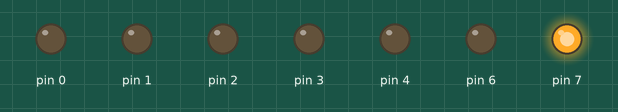
Recording of a sketch running on a simulated Arduino Uno, built with avr-gcc and run on an emulated ATmega328P. On the bench: output pins drawn as LEDs (lit = HIGH). Pins used as bus, display or sensor lines are not drawn.

Above: at 3.2 s.
At 6.2 s:
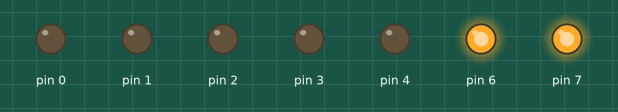
Timing chart, 0 to 11.1 s (numbered marks = the images above):
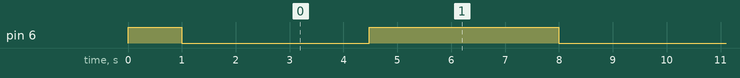

Measured:
- by itself, pin 6: alternates HIGH for 3.5 s and LOW for 3.5 s

The sketch:

AC_SERVO_Test-5.ino
```cpp
int PP= 5;
int NP= 6;
int SON= 7;
unsigned long counter = 0;
int mdelay;
int CW =0;

void setup() {
  DDRD = B11111111;

  //pinMode(PP, OUTPUT);
  //pinMode(NP, OUTPUT);
  //pinMode(SON, OUTPUT);

  //digitalWrite(SON, HIGH);

  PORTD=B1000000;
  delay(1000);
  //digitalWrite(NP, LOW);
  PORTD=B10000000;
  delay(1000);
}

void spin()
{
    bitSet(PORTD, 5);
    delayMicroseconds(10);
    bitClear(PORTD, 5);
    delayMicroseconds(10);
}

void loop() {

  spin(); counter++;

    if ((CW==0) && (counter > 100000))
    {
      bitSet(PORTD,6);
      counter = 0;
      CW=1;
      delay(1000);
    }

    if ((CW==1) && (counter > 100000)) {
      bitClear(PORTD,6);
      counter = 0;
      CW=0;
      delay(1000);
    }
}
```
